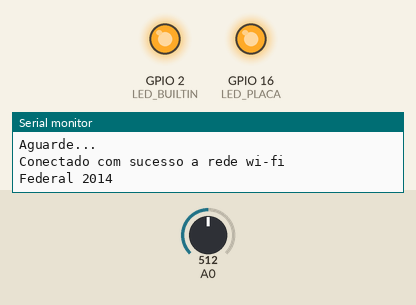
The sketch below on a simulated ESP8266 (NodeMCU). Shown: output pins drawn as LEDs (lit = HIGH, except the on-board LED, lit = LOW), the last lines printed to the serial monitor. Inputs (shaded band) come from the test bench; at power-on: A0 = 512. WiFi joins after 1.5 s; servers stay silent unless stated.

Above: at 32.1 s.
At 61.1 s:
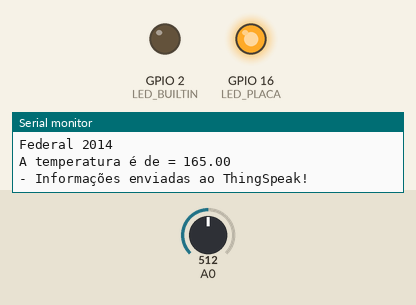
Timing chart, 0 to 82.8 s (numbered marks = the images above):
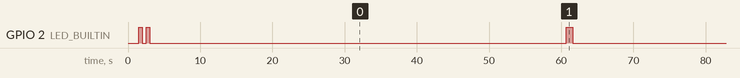

Measured:
- by itself, GPIO 2 (LED_BUILTIN): goes LOW 0.50 s, HIGH 0.50 s, LOW 57.7 s, HIGH 0.90 s, LOW 60.1 s, HIGH 0.90 s, then LOW

The sketch:

LabTemperature.ino
```cpp
#include <ESP8266WiFi.h> //essa biblioteca já vem com a IDE. Portanto, não é preciso baixar nenhuma biblioteca adicional

/* defines - wi-fi */
#define SSID_REDE "Federal 2014" /* coloque aqui o nome da rede que se deseja conectar */
#define SENHA_REDE "bucaramanga" /* coloque aqui a senha da rede que se deseja conectar */
//#define SSID_REDE "iPhone de Ivan" /* coloque aqui o nome da rede que se deseja conectar */
//#define SENHA_REDE "1234567n" /* coloque aqui a senha da rede que se deseja conectar */
//#define SSID_REDE "LABMAQ_Estufa" /* coloque aqui o nome da rede que se deseja conectar */
//#define SENHA_REDE "#trem015423" /* coloque aqui a senha da rede que se deseja conectar */
#define INTERVALO_ENVIO_THINGSPEAK 60000 /* intervalo entre envios de dados ao ThingSpeak (em ms) */
#define LED_PLACA 16


/* constantes e variáveis globais */
char endereco_api_thingspeak[] = "api.thingspeak.com";
String chave_escrita_thingspeak = "5CSPHE3WFIE5LRGY";  /* Coloque aqui sua chave de escrita do seu canal */
unsigned long last_connection_time;

WiFiClient client;


/* prototypes */
void envia_informacoes_thingspeak(String string_dados);
void init_wifi(void);
void conecta_wifi(void);
void verifica_conexao_wifi(void);
void piscar(int tempo);

/*
* Implementações
*/

/* Função: envia informações ao ThingSpeak
* Parâmetros: String com a informação a ser enviada
* Retorno: nenhum
*/
void envia_informacoes_thingspeak(String string_dados)
{
    if (client.connect(endereco_api_thingspeak, 80))
    {
        /* faz a requisição HTTP ao ThingSpeak */
        client.print("POST /update HTTP/1.1\n");
        client.print("Host: api.thingspeak.com\n");
        client.print("Connection: close\n");
        client.print("X-THINGSPEAKAPIKEY: "+chave_escrita_thingspeak+"\n");
        client.print("Content-Type: application/x-www-form-urlencoded\n");
        client.print("Content-Length: ");
        client.print(string_dados.length());
        client.print("\n\n");
        client.print(string_dados);

        last_connection_time = millis();
        Serial.println("- Informações enviadas ao ThingSpeak!");
        piscar(900);
    }
}

/* Função: inicializa wi-fi
* Parametros: nenhum
* Retorno: nenhum
*/
void init_wifi(void)
{
    Serial.println("------WI-FI -----");
    Serial.println("Conectando-se a rede: ");
    Serial.println(SSID_REDE);
    Serial.println("\nAguarde...");

    conecta_wifi();
}

/* Função: conecta-se a rede wi-fi
* Parametros: nenhum
* Retorno: nenhum
*/
void conecta_wifi(void)
{
    /* Se ja estiver conectado, nada é feito. */
    if (WiFi.status() == WL_CONNECTED)
    {
        return;
    }

    /* refaz a conexão */
    WiFi.begin(SSID_REDE, SENHA_REDE);

    while (WiFi.status() != WL_CONNECTED)
    {
        delay(100);
        digitalWrite(LED_PLACA, LOW);
    }

    Serial.println("Conectado com sucesso a rede wi-fi \n");
    Serial.println(SSID_REDE);
    digitalWrite(LED_PLACA, HIGH);
    piscar(500);
    piscar(500);
}

/* Função: verifica se a conexao wi-fi está ativa
* (e, em caso negativo, refaz a conexao)
* Parametros: nenhum
* Retorno: nenhum
*/
void verifica_conexao_wifi(void)
{
    conecta_wifi();
}

/* Função para piscar o led cada vez que a informação é enviada
 *
 *
 */
 void piscar(int tempo)
 {
  digitalWrite(LED_BUILTIN, HIGH);
  delay(tempo);
  digitalWrite(LED_BUILTIN, LOW);
  delay(tempo);
 }

 float ler_temperatura(void)
 {
  int valorObtido = analogRead(A0);
  float milivolts = (valorObtido/1024.0) * 3300;
  float celsius = milivolts/10;
  Serial.print("A temperatura é de = ");
  Serial.println(celsius);
  return(celsius);
 }

void setup()
{
    Serial.begin(115200);
    pinMode(LED_BUILTIN, OUTPUT);
    pinMode(LED_PLACA, OUTPUT);
    last_connection_time = 0;

    /* Inicializa sensor de temperatura e umidade relativa do ar */

    /* Inicializa e conecta-se ao wi-fi */
    init_wifi();
}

//loop principal
void loop()
{
    char fields_a_serem_enviados[100] = {0};
    float temperatura_lida = 0.0;
    float umidade_lida = 0.0;

    /* Força desconexão ao ThingSpeak (se ainda estiver conectado) */
    if (client.connected())
    {
        client.stop();
        Serial.println("- Desconectado do ThingSpeak");
        Serial.println();
    }

    /* Garante que a conexão wi-fi esteja ativa */
    verifica_conexao_wifi();

    /* Verifica se é o momento de enviar dados para o ThingSpeak */
    if( millis() - last_connection_time > INTERVALO_ENVIO_THINGSPEAK )
    {
        temperatura_lida = ler_temperatura();
        //temperatura_lida = dht.readTemperature();
        //umidade_lida = dht.readHumidity();
        sprintf(fields_a_serem_enviados,"field1=%.2f&field2=%.2f", temperatura_lida, temperatura_lida);
        envia_informacoes_thingspeak(fields_a_serem_enviados);
    }

    delay(1000);
}
```
